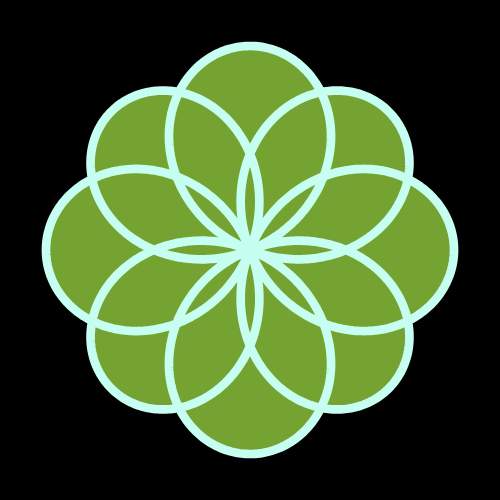
Frame 1 (no input)
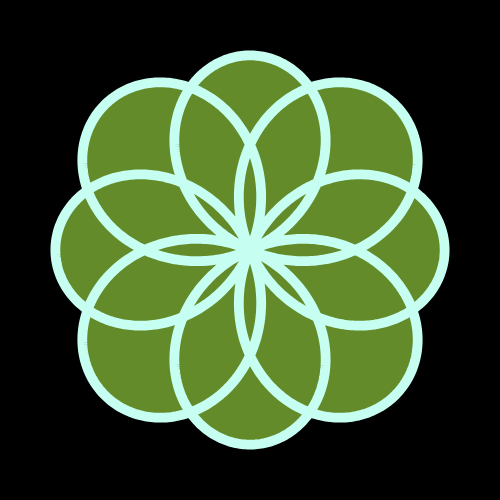
Frame 60 (no input)
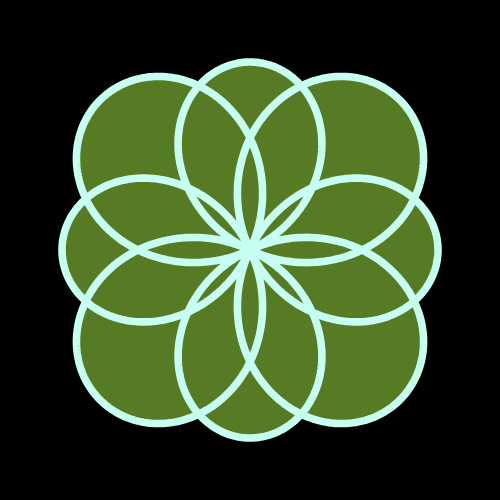
Frame 120 (the mouse pressed at the canvas centre since frame 60)

The p5.js sketch that drew these frames (run headless with seeded random() and noise() and a simulated clock; from frame 60 on, the mouse is pressed at the canvas centre):

// p5.js sketch
// ── sketch.js
// https://en.wikipedia.org/wiki/Rose_(mathematics)
var k, n, d, c, coff;
var sliderN, sliderD, sliderC;
var pn, pd, pc;
var off, offl; // perlin noise offset
var frameCountDiv = 10; // The lager the slower fluctuating Speed

function setup() {
    
    createCanvas(500, 500);    
    sliderN = createSlider(1, 10, 4, 1);
    sliderD = createSlider(1, 10, 3, 1);
    sliderC = createSlider(-200, 200, 0, 1);
//    pn = createP('');
//    pn.id('text_n');
//    pd = createP('');
//    pd.id('text_d');
//    pc = createP('');
//    pc.id('text_c');
//    pn.position(0, height + 20);
    off = 0;
    offl = 0;
    coff = 0;
}


function draw() {
    
    colorMode(RGB);
    background(0);
    n = sliderN.value();
    d = sliderD.value();
    coff = sliderC.value();
    
//    pn.innerHTML = n;
    
    k = n/d;
    
    
    
    translate(width/2, height/2);
    
    // offset parameter
    // https://en.wikipedia.org/wiki/Rose_(mathematics)#Offset_parameter
    c = sin(frameCount/frameCountDiv) * 60 * noise(off);
    off += 0.1;
    
    
    beginShape();
    colorMode(HSB);
    stroke(165, 20, 100);
    strokeWeight(13 * noise(offl));
    offl += 0.4;
    
//    noFill();
    
    for (var a = 0; a < TWO_PI * d; a += 0.01) {
        fill(map(n, 1, 10, 0, 255), 70, 60 + c);
        stroke(165, map(d, 1, 10, 0, 100), 100);
        var r = 200 * cos(k*a) + (c + coff);
        var x = r * cos(a);
        var y = r * sin(a);
        vertex(x, y);
    }
    endShape(CLOSE);
    
    
    
}
